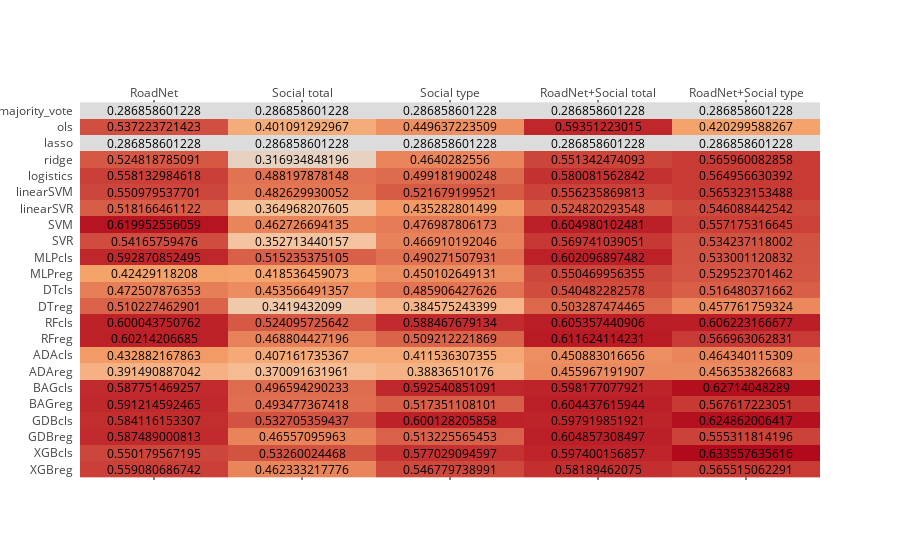

Notebook cell for this chart:
### Code cell
fig = ff.create_annotated_heatmap(z=dtb.values, x=dtb.columns.tolist(), y=dtb.index.tolist(), colorscale='magma')
fig['layout'].update(yaxis=dict(autorange='reversed'))
iplot(fig)

### Figure 1 — Plotly figure (JSON) as saved in the notebook; plotly's stock layout.template omitted (floating-point values rounded to 4 significant figures)
{"data": [{"colorscale": "magma", "showscale": false, "type": "heatmap", "x": ["RoadNet", "Social total", "Social type", "RoadNet+Social total", "RoadNet+Social type"], "y": ["majority_vote", "ols", "lasso", "ridge", "logistics", "linearSVM", "linearSVR", "SVM", "SVR", "MLPcls", "MLPreg", "DTcls", "DTreg", "RFcls", "RFreg", "ADAcls", "ADAreg", "BAGcls", "BAGreg", "GDBcls", "GDBreg", "XGBcls", "XGBreg"], "z": [[0.2869, 0.2869, 0.2869, 0.2869, 0.2869], [0.5372, 0.4011, 0.4496, 0.5935, 0.4203], [0.2869, 0.2869, 0.2869, 0.2869, 0.2869], [0.5248, 0.3169, 0.464, 0.5513, 0.566], [0.5581, 0.4882, 0.4992, 0.5801, 0.565], [0.551, 0.4826, 0.5217, 0.5562, 0.5653], [0.5182, 0.365, 0.4353, 0.5248, 0.5461], [0.62, 0.4627, 0.477, 0.605, 0.5572], [0.5417, 0.3527, 0.4669, 0.5697, 0.5342], [0.5929, 0.5152, 0.4903, 0.6021, 0.533], [0.4243, 0.4185, 0.4501, 0.5505, 0.5295], [0.4725, 0.4536, 0.4859, 0.5405, 0.5165], [0.5102, 0.3419, 0.3846, 0.5033, 0.4578], [0.6, 0.5241, 0.5885, 0.6054, 0.6062], [0.6021, 0.4688, 0.5092, 0.6116, 0.567], [0.4329, 0.4072, 0.4115, 0.4509, 0.4643], [0.3915, 0.3701, 0.3884, 0.456, 0.4564], [0.5878, 0.4966, 0.5925, 0.5982, 0.6271], [0.5912, 0.4935, 0.5174, 0.6044, 0.5676], [0.5841, 0.5327, 0.6001, 0.5979, 0.6249], [0.5875, 0.4656, 0.5132, 0.6049, 0.5553], [0.5502, 0.5326, 0.577, 0.5974, 0.6336], [0.5591, 0.4623, 0.5468, 0.5819, 0.5655]]}], "layout": {"annotations": [{"font": {"color": "#000000"}, "showarrow": false, "text": "0.286858601228", "x": "RoadNet", "xref": "x1", "y": "majority_vote", "yref": "y1"}, {"font": {"color": "#000000"}, "showarrow": false, "text": "0.286858601228", "x": "Social total", "xref": "x1", "y": "majority_vote", "yref": "y1"}, {"font": {"color": "#000000"}, "showarrow": false, "text": "0.286858601228", "x": "Social type", "xref": "x1", "y": "majority_vote", "yref": "y1"}, {"font": {"color": "#000000"}, "showarrow": false, "text": "0.286858601228", "x": "RoadNet+Social total", "xref": "x1", "y": "majority_vote", "yref": "y1"}, {"font": {"color": "#000000"}, "showarrow": false, "text": "0.286858601228", "x": "RoadNet+Social type", "xref": "x1", "y": "majority_vote", "yref": "y1"}, {"font": {"color": "#000000"}, "showarrow": false, "text": "0.537223721423", "x": "RoadNet", "xref": "x1", "y": "ols", "yref": "y1"}, {"font": {"color": "#000000"}, "showarrow": false, "text": "0.401091292967", "x": "Social total", "xref": "x1", "y": "ols", "yref": "y1"}, {"font": {"color": "#000000"}, "showarrow": false, "text": "0.449637223509", "x": "Social type", "xref": "x1", "y": "ols", "yref": "y1"}, {"font": {"color": "#000000"}, "showarrow": false, "text": "0.59351223015", "x": "RoadNet+Social total", "xref": "x1", "y": "ols", "yref": "y1"}, {"font": {"color": "#000000"}, "showarrow": false, "text": "0.420299588267", "x": "RoadNet+Social type", "xref": "x1", "y": "ols", "yref": "y1"}, {"font": {"color": "#000000"}, "showarrow": false, "text": "0.286858601228", "x": "RoadNet", "xref": "x1", "y": "lasso", "yref": "y1"}, {"font": {"color": "#000000"}, "showarrow": false, "text": "0.286858601228", "x": "Social total", "xref": "x1", "y": "lasso", "yref": "y1"}, {"font": {"color": "#000000"}, "showarrow": false, "text": "0.286858601228", "x": "Social type", "xref": "x1", "y": "lasso", "yref": "y1"}, {"font": {"color": "#000000"}, "showarrow": false, "text": "0.286858601228", "x": "RoadNet+Social total", "xref": "x1", "y": "lasso", "yref": "y1"}, {"font": {"color": "#000000"}, "showarrow": false, "text": "0.286858601228", "x": "RoadNet+Social type", "xref": "x1", "y": "lasso", "yref": "y1"}, {"font": {"color": "#000000"}, "showarrow": false, "text": "0.524818785091", "x": "RoadNet", "xref": "x1", "y": "ridge", "yref": "y1"}, {"font": {"color": "#000000"}, "showarrow": false, "text": "0.316934848196", "x": "Social total", "xref": "x1", "y": "ridge", "yref": "y1"}, {"font": {"color": "#000000"}, "showarrow": false, "text": "0.4640282556", "x": "Social type", "xref": "x1", "y": "ridge", "yref": "y1"}, {"font": {"color": "#000000"}, "showarrow": false, "text": "0.551342474093", "x": "RoadNet+Social total", "xref": "x1", "y": "ridge", "yref": "y1"}, {"font": {"color": "#000000"}, "showarrow": false, "text": "0.565960082858", "x": "RoadNet+Social type", "xref": "x1", "y": "ridge", "yref": "y1"}, {"font": {"color": "#000000"}, "showarrow": false, "text": "0.558132984618", "x": "RoadNet", "xref": "x1", "y": "logistics", "yref": "y1"}, {"font": {"color": "#000000"}, "showarrow": false, "text": "0.488197878148", "x": "Social total", "xref": "x1", "y": "logistics", "yref": "y1"}, {"font": {"color": "#000000"}, "showarrow": false, "text": "0.499181900248", "x": "Social type", "xref": "x1", "y": "logistics", "yref": "y1"}, {"font": {"color": "#000000"}, "showarrow": false, "text": "0.580081562842", "x": "RoadNet+Social total", "xref": "x1", "y": "logistics", "yref": "y1"}, {"font": {"color": "#000000"}, "showarrow": false, "text": "0.564956630392", "x": "RoadNet+Social type", "xref": "x1", "y": "logistics", "yref": "y1"}, {"font": {"color": "#000000"}, "showarrow": false, "text": "0.550979537701", "x": "RoadNet", "xref": "x1", "y": "linearSVM", "yref": "y1"}, {"font": {"color": "#000000"}, "showarrow": false, "text": "0.482629930052", "x": "Social total", "xref": "x1", "y": "linearSVM", "yref": "y1"}, {"font": {"color": "#000000"}, "showarrow": false, "text": "0.521679199521", "x": "Social type", "xref": "x1", "y": "linearSVM", "yref": "y1"}, {"font": {"color": "#000000"}, "showarrow": false, "text": "0.556235869813", "x": "RoadNet+Social total", "xref": "x1", "y": "linearSVM", "yref": "y1"}, {"font": {"color": "#000000"}, "showarrow": false, "text": "0.565323153488", "x": "RoadNet+Social type", "xref": "x1", "y": "linearSVM", "yref": "y1"}, {"font": {"color": "#000000"}, "showarrow": false, "text": "0.518166461122", "x": "RoadNet", "xref": "x1", "y": "linearSVR", "yref": "y1"}, {"font": {"color": "#000000"}, "showarrow": false, "text": "0.364968207605", "x": "Social total", "xref": "x1", "y": "linearSVR", "yref": "y1"}, {"font": {"color": "#000000"}, "showarrow": false, "text": "0.435282801499", "x": "Social type", "xref": "x1", "y": "linearSVR", "yref": "y1"}, {"font": {"color": "#000000"}, "showarrow": false, "text": "0.524820293548", "x": "RoadNet+Social total", "xref": "x1", "y": "linearSVR", "yref": "y1"}, {"font": {"color": "#000000"}, "showarrow": false, "text": "0.546088442542", "x": "RoadNet+Social type", "xref": "x1", "y": "linearSVR", "yref": "y1"}, {"font": {"color": "#000000"}, "showarrow": false, "text": "0.619952556059", "x": "RoadNet", "xref": "x1", "y": "SVM", "yref": "y1"}, {"font": {"color": "#000000"}, "showarrow": false, "text": "0.462726694135", "x": "Social total", "xref": "x1", "y": "SVM", "yref": "y1"}, {"font": {"color": "#000000"}, "showarrow": false, "text": "0.476987806173", "x": "Social type", "xref": "x1", "y": "SVM", "yref": "y1"}, {"font": {"color": "#000000"}, "showarrow": false, "text": "0.604980102481", "x": "RoadNet+Social total", "xref": "x1", "y": "SVM", "yref": "y1"}, {"font": {"color": "#000000"}, "showarrow": false, "text": "0.557175316645", "x": "RoadNet+Social type", "xref": "x1", "y": "SVM", "yref": "y1"}, {"font": {"color": "#000000"}, "showarrow": false, "text": "0.54165759476", "x": "RoadNet", "xref": "x1", "y": "SVR", "yref": "y1"}, {"font": {"color": "#000000"}, "showarrow": false, "text": "0.352713440157", "x": "Social total", "xref": "x1", "y": "SVR", "yref": "y1"}, {"font": {"color": "#000000"}, "showarrow": false, "text": "0.466910192046", "x": "Social type", "xref": "x1", "y": "SVR", "yref": "y1"}, {"font": {"color": "#000000"}, "showarrow": false, "text": "0.569741039051", "x": "RoadNet+Social total", "xref": "x1", "y": "SVR", "yref": "y1"}, {"font": {"color": "#000000"}, "showarrow": false, "text": "0.534237118002", "x": "RoadNet+Social type", "xref": "x1", "y": "SVR", "yref": "y1"}, {"font": {"color": "#000000"}, "showarrow": false, "text": "0.592870852495", "x": "RoadNet", "xref": "x1", "y": "MLPcls", "yref": "y1"}, {"font": {"color": "#000000"}, "showarrow": false, "text": "0.515235375105", "x": "Social total", "xref": "x1", "y": "MLPcls", "yref": "y1"}, {"font": {"color": "#000000"}, "showarrow": false, "text": "0.490271507931", "x": "Social type", "xref": "x1", "y": "MLPcls", "yref": "y1"}, {"font": {"color": "#000000"}, "showarrow": false, "text": "0.602096897482", "x": "RoadNet+Social total", "xref": "x1", "y": "MLPcls", "yref": "y1"}, {"font": {"color": "#000000"}, "showarrow": false, "text": "0.533001120832", "x": "RoadNet+Social type", "xref": "x1", "y": "MLPcls", "yref": "y1"}, {"font": {"color": "#000000"}, "showarrow": false, "text": "0.42429118208", "x": "RoadNet", "xref": "x1", "y": "MLPreg", "yref": "y1"}, {"font": {"color": "#000000"}, "showarrow": false, "text": "0.418536459073", "x": "Social total", "xref": "x1", "y": "MLPreg", "yref": "y1"}, {"font": {"color": "#000000"}, "showarrow": false, "text": "0.450102649131", "x": "Social type", "xref": "x1", "y": "MLPreg", "yref": "y1"}, {"font": {"color": "#000000"}, "showarrow": false, "text": "0.550469956355", "x": "RoadNet+Social total", "xref": "x1", "y": "MLPreg", "yref": "y1"}, {"font": {"color": "#000000"}, "showarrow": false, "text": "0.529523701462", "x": "RoadNet+Social type", "xref": "x1", "y": "MLPreg", "yref": "y1"}, {"font": {"color": "#000000"}, "showarrow": false, "text": "0.472507876353", "x": "RoadNet", "xref": "x1", "y": "DTcls", "yref": "y1"}, {"font": {"color": "#000000"}, "showarrow": false, "text": "0.453566491357", "x": "Social total", "xref": "x1", "y": "DTcls", "yref": "y1"}, {"font": {"color": "#000000"}, "showarrow": false, "text": "0.485906427626", "x": "Social type", "xref": "x1", "y": "DTcls", "yref": "y1"}, {"font": {"color": "#000000"}, "showarrow": false, "text": "0.540482282578", "x": "RoadNet+Social total", "xref": "x1", "y": "DTcls", "yref": "y1"}, {"font": {"color": "#000000"}, "showarrow": false, "text": "0.516480371662", "x": "RoadNet+Social type", "xref": "x1", "y": "DTcls", "yref": "y1"}, {"font": {"color": "#000000"}, "showarrow": false, "text": "0.510227462901", "x": "RoadNet", "xref": "x1", "y": "DTreg", "yref": "y1"}, {"font": {"color": "#000000"}, "showarrow": false, "text": "0.3419432099", "x": "Social total", "xref": "x1", "y": "DTreg", "yref": "y1"}, {"font": {"color": "#000000"}, "showarrow": false, "text": "0.384575243399", "x": "Social type", "xref": "x1", "y": "DTreg", "yref": "y1"}, {"font": {"color": "#000000"}, "showarrow": false, "text": "0.503287474465", "x": "RoadNet+Social total", "xref": "x1", "y": "DTreg", "yref": "y1"}, {"font": {"color": "#000000"}, "showarrow": false, "text": "0.457761759324", "x": "RoadNet+Social type", "xref": "x1", "y": "DTreg", "yref": "y1"}, {"font": {"color": "#000000"}, "showarrow": false, "text": "0.600043750762", "x": "RoadNet", "xref": "x1", "y": "RFcls", "yref": "y1"}, {"font": {"color": "#000000"}, "showarrow": false, "text": "0.524095725642", "x": "Social total", "xref": "x1", "y": "RFcls", "yref": "y1"}, {"font": {"color": "#000000"}, "showarrow": false, "text": "0.588467679134", "x": "Social type", "xref": "x1", "y": "RFcls", "yref": "y1"}, {"font": {"color": "#000000"}, "showarrow": false, "text": "0.605357440906", "x": "RoadNet+Social total", "xref": "x1", "y": "RFcls", "yref": "y1"}, {"font": {"color": "#000000"}, "showarrow": false, "text": "0.606223166677", "x": "RoadNet+Social type", "xref": "x1", "y": "RFcls", "yref": "y1"}, {"font": {"color": "#000000"}, "showarrow": false, "text": "0.60214206685", "x": "RoadNet", "xref": "x1", "y": "RFreg", "yref": "y1"}, {"font": {"color": "#000000"}, "showarrow": false, "text": "0.468804427196", "x": "Social total", "xref": "x1", "y": "RFreg", "yref": "y1"}, {"font": {"color": "#000000"}, "showarrow": false, "text": "0.509212221869", "x": "Social type", "xref": "x1", "y": "RFreg", "yref": "y1"}, {"font": {"color": "#000000"}, "showarrow": false, "text": "0.611624114231", "x": "RoadNet+Social total", "xref": "x1", "y": "RFreg", "yref": "y1"}, {"font": {"color": "#000000"}, "showarrow": false, "text": "0.566963062831", "x": "RoadNet+Social type", "xref": "x1", "y": "RFreg", "yref": "y1"}, {"font": {"color": "#000000"}, "showarrow": false, "text": "0.432882167863", "x": "RoadNet", "xref": "x1", "y": "ADAcls", "yref": "y1"}, {"font": {"color": "#000000"}, "showarrow": false, "text": "0.407161735367", "x": "Social total", "xref": "x1", "y": "ADAcls", "yref": "y1"}, {"font": {"color": "#000000"}, "showarrow": false, "text": "0.411536307355", "x": "Social type", "xref": "x1", "y": "ADAcls", "yref": "y1"}, {"font": {"color": "#000000"}, "showarrow": false, "text": "0.450883016656", "x": "RoadNet+Social total", "xref": "x1", "y": "ADAcls", "yref": "y1"}, {"font": {"color": "#000000"}, "showarrow": false, "text": "0.464340115309", "x": "RoadNet+Social type", "xref": "x1", "y": "ADAcls", "yref": "y1"}, {"font": {"color": "#000000"}, "showarrow": false, "text": "0.391490887042", "x": "RoadNet", "xref": "x1", "y": "ADAreg", "yref": "y1"}, {"font": {"color": "#000000"}, "showarrow": false, "text": "0.370091631961", "x": "Social total", "xref": "x1", "y": "ADAreg", "yref": "y1"}, {"font": {"color": "#000000"}, "showarrow": false, "text": "0.38836510176", "x": "Social type", "xref": "x1", "y": "ADAreg", "yref": "y1"}, {"font": {"color": "#000000"}, "showarrow": false, "text": "0.455967191907", "x": "RoadNet+Social total", "xref": "x1", "y": "ADAreg", "yref": "y1"}, {"font": {"color": "#000000"}, "showarrow": false, "text": "0.456353826683", "x": "RoadNet+Social type", "xref": "x1", "y": "ADAreg", "yref": "y1"}, {"font": {"color": "#000000"}, "showarrow": false, "text": "0.587751469257", "x": "RoadNet", "xref": "x1", "y": "BAGcls", "yref": "y1"}, {"font": {"color": "#000000"}, "showarrow": false, "text": "0.496594290233", "x": "Social total", "xref": "x1", "y": "BAGcls", "yref": "y1"}, {"font": {"color": "#000000"}, "showarrow": false, "text": "0.592540851091", "x": "Social type", "xref": "x1", "y": "BAGcls", "yref": "y1"}, {"font": {"color": "#000000"}, "showarrow": false, "text": "0.598177077921", "x": "RoadNet+Social total", "xref": "x1", "y": "BAGcls", "yref": "y1"}, {"font": {"color": "#000000"}, "showarrow": false, "text": "0.62714048289", "x": "RoadNet+Social type", "xref": "x1", "y": "BAGcls", "yref": "y1"}, {"font": {"color": "#000000"}, "showarrow": false, "text": "0.591214592465", "x": "RoadNet", "xref": "x1", "y": "BAGreg", "yref": "y1"}, {"font": {"color": "#000000"}, "showarrow": false, "text": "0.493477367418", "x": "Social total", "xref": "x1", "y": "BAGreg", "yref": "y1"}, {"font": {"color": "#000000"}, "showarrow": false, "text": "0.517351108101", "x": "Social type", "xref": "x1", "y": "BAGreg", "yref": "y1"}, {"font": {"color": "#000000"}, "showarrow": false, "text": "0.604437615944", "x": "RoadNet+Social total", "xref": "x1", "y": "BAGreg", "yref": "y1"}, {"font": {"color": "#000000"}, "showarrow": false, "text": "0.567617223051", "x": "RoadNet+Social type", "xref": "x1", "y": "BAGreg", "yref": "y1"}, {"font": {"color": "#000000"}, "showarrow": false, "text": "0.584116153307", "x": "RoadNet", "xref": "x1", "y": "GDBcls", "yref": "y1"}, {"font": {"color": "#000000"}, "showarrow": false, "text": "0.532705359437", "x": "Social total", "xref": "x1", "y": "GDBcls", "yref": "y1"}, {"font": {"color": "#000000"}, "showarrow": false, "text": "0.600128205858", "x": "Social type", "xref": "x1", "y": "GDBcls", "yref": "y1"}, {"font": {"color": "#000000"}, "showarrow": false, "text": "0.597919851921", "x": "RoadNet+Social total", "xref": "x1", "y": "GDBcls", "yref": "y1"}, {"font": {"color": "#000000"}, "showarrow": false, "text": "0.624862006417", "x": "RoadNet+Social type", "xref": "x1", "y": "GDBcls", "yref": "y1"}, {"font": {"color": "#000000"}, "showarrow": false, "text": "0.587489000813", "x": "RoadNet", "xref": "x1", "y": "GDBreg", "yref": "y1"}, {"font": {"color": "#000000"}, "showarrow": false, "text": "0.46557095963", "x": "Social total", "xref": "x1", "y": "GDBreg", "yref": "y1"}, {"font": {"color": "#000000"}, "showarrow": false, "text": "0.513225565453", "x": "Social type", "xref": "x1", "y": "GDBreg", "yref": "y1"}, {"font": {"color": "#000000"}, "showarrow": false, "text": "0.604857308497", "x": "RoadNet+Social total", "xref": "x1", "y": "GDBreg", "yref": "y1"}, {"font": {"color": "#000000"}, "showarrow": false, "text": "0.555311814196", "x": "RoadNet+Social type", "xref": "x1", "y": "GDBreg", "yref": "y1"}, {"font": {"color": "#000000"}, "showarrow": false, "text": "0.550179567195", "x": "RoadNet", "xref": "x1", "y": "XGBcls", "yref": "y1"}, {"font": {"color": "#000000"}, "showarrow": false, "text": "0.53260024468", "x": "Social total", "xref": "x1", "y": "XGBcls", "yref": "y1"}, {"font": {"color": "#000000"}, "showarrow": false, "text": "0.577029094597", "x": "Social type", "xref": "x1", "y": "XGBcls", "yref": "y1"}, {"font": {"color": "#000000"}, "showarrow": false, "text": "0.597400156857", "x": "RoadNet+Social total", "xref": "x1", "y": "XGBcls", "yref": "y1"}, {"font": {"color": "#000000"}, "showarrow": false, "text": "0.633557635616", "x": "RoadNet+Social type", "xref": "x1", "y": "XGBcls", "yref": "y1"}, {"font": {"color": "#000000"}, "showarrow": false, "text": "0.559080686742", "x": "RoadNet", "xref": "x1", "y": "XGBreg", "yref": "y1"}, {"font": {"color": "#000000"}, "showarrow": false, "text": "0.462333217776", "x": "Social total", "xref": "x1", "y": "XGBreg", "yref": "y1"}, {"font": {"color": "#000000"}, "showarrow": false, "text": "0.546779738991", "x": "Social type", "xref": "x1", "y": "XGBreg", "yref": "y1"}, {"font": {"color": "#000000"}, "showarrow": false, "text": "0.58189462075", "x": "RoadNet+Social total", "xref": "x1", "y": "XGBreg", "yref": "y1"}, {"font": {"color": "#000000"}, "showarrow": false, "text": "0.565515062291", "x": "RoadNet+Social type", "xref": "x1", "y": "XGBreg", "yref": "y1"}], "xaxis": {"dtick": 1, "gridcolor": "rgb(0, 0, 0)", "side": "top", "ticks": ""}, "yaxis": {"autorange": "reversed", "dtick": 1, "ticks": "", "ticksuffix": "  "}}}
